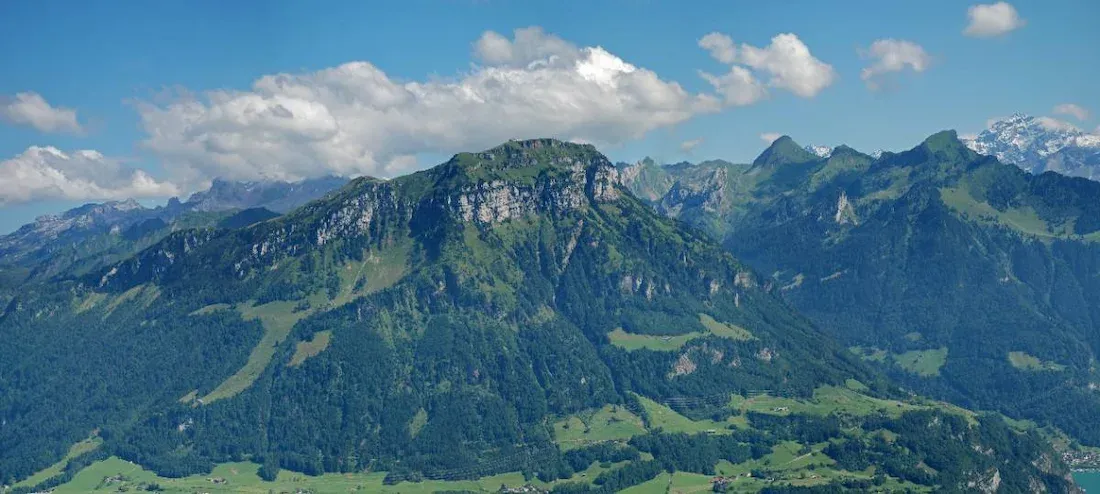
#> input picture geeksforgeeks/content/Sample_CV.webp, 1100 x 494 px, given in place of the camera
$ jupyter execute --allow-errors cam.ipynb
#> lines starting #> are read from the running program, lines starting #| are printed output that depends on the picture; after the words box and inside, x2 and y2 are one past the last pixel; in counts of white or black regions, pixels touching at a corner belong together
#> further down, frame is the input picture: shape (494, 1100, 3); mean B, G, R 139.5, 117.2, 77
[cell 1]
import face_recognition
import cv2
import numpy as np

print("Starting real-time face detection...")
print("Press 'Q' to quit")

# Initialize webcam
cap = cv2.VideoCapture(0)

#> (the rest of this cell did not finish here and is left out)

[cell 2]
import cv2

# Test camera access
cap = cv2.VideoCapture(0)

if cap.isOpened():
    print("✅ Camera accessed successfully!")
    ret, frame = cap.read()
    if ret:
        print("✅ Frame captured successfully!")
        print(f"Frame shape: {frame.shape}")
#| Frame shape: (494, 1100, 3)
#> `frame = cv2.flip(frame, 1)`:
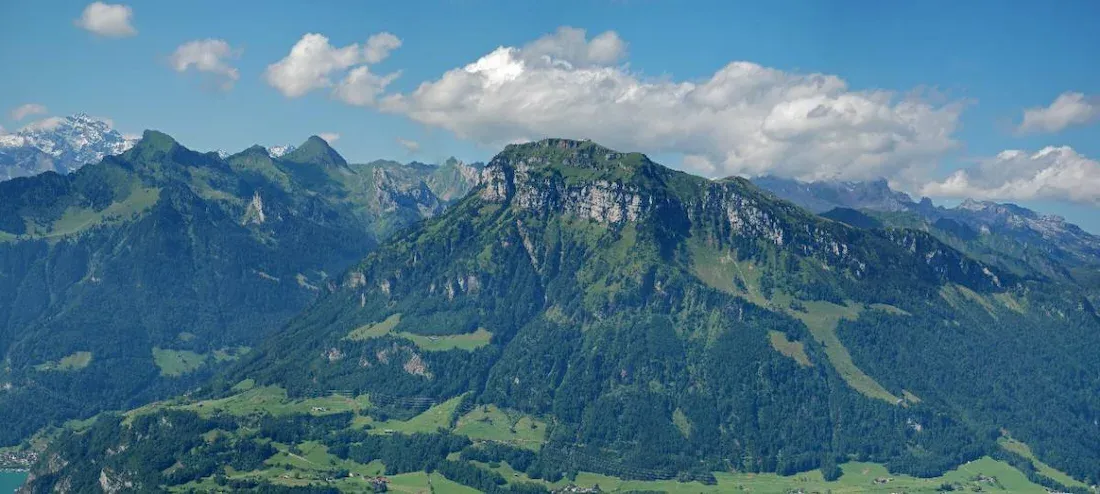
#> frame: shape (494, 1100, 3); mean B, G, R 139.5, 117.2, 77
    else:
        print("❌ Could not read frame")
    cap.release()
else:
    print("❌ Could not access camera - check permissions")

[cell 3]
import cv2

cap = cv2.VideoCapture(0)
print("Testing camera...")

if cap.isOpened():
    print("Press any key to test camera (will show for 2 seconds)")
    ret, frame = cap.read()
    if ret:
        cv2.imshow('Camera Test - Press any key', frame)
        cv2.waitKey(2000)
        cv2.destroyAllWindows()
        print("✅ Camera test passed!")
    else:
        print("❌ Could not capture frame")
else:
    print("❌ Camera not accessible")

cap.release()

[cell 4]
import cv2
import face_recognition
import numpy as np

# Use macOS-specific backend
cap = cv2.VideoCapture(0, cv2.CAP_AVFOUNDATION)

if not cap.isOpened():
    print("❌ CAP_AVFOUNDATION failed, trying other backends...")
    cap = cv2.VideoCapture(0, cv2.CAP_ANY)

print("✅ Camera initialized. Starting face detection...")
print("Press 'Q' to quit")

#> (the rest of this cell did not finish here and is left out)

[cell 5]
import cv2
import face_recognition
import time

print("Opening camera with face detection...")
print("Press 'Q' to quit")

cap = cv2.VideoCapture(0, cv2.CAP_AVFOUNDATION)
time.sleep(2)  # Camera initialization

if not cap.isOpened():
    print("❌ Camera not accessible")
    exit()

print("✅ Camera ready! Looking for faces...")

#> (the rest of this cell did not finish here and is left out)

[cell 6]
import cv2
import time

# THIS ONE WORKS WELLLLL

print("Opening camera with very low resolution...")

cap = cv2.VideoCapture(0, cv2.CAP_AVFOUNDATION)
time.sleep(2)

# Very low resolution for maximum speed
cap.set(cv2.CAP_PROP_FRAME_WIDTH, 320)   # 320x240 (very fast)
cap.set(cv2.CAP_PROP_FRAME_HEIGHT, 240)
cap.set(cv2.CAP_PROP_FPS, 15)            # Lower frame rate

if not cap.isOpened():
    print("❌ Camera not accessible")
    exit()

print("✅ This should be very smooth!")

try:
    while True:
        ret, frame = cap.read()
        if not ret:
            break

        frame = cv2.flip(frame, 1)
        cv2.putText(frame, "Low Res - Press Q", (10, 20),
                   cv2.FONT_HERSHEY_SIMPLEX, 0.5, (0, 255, 0), 1)
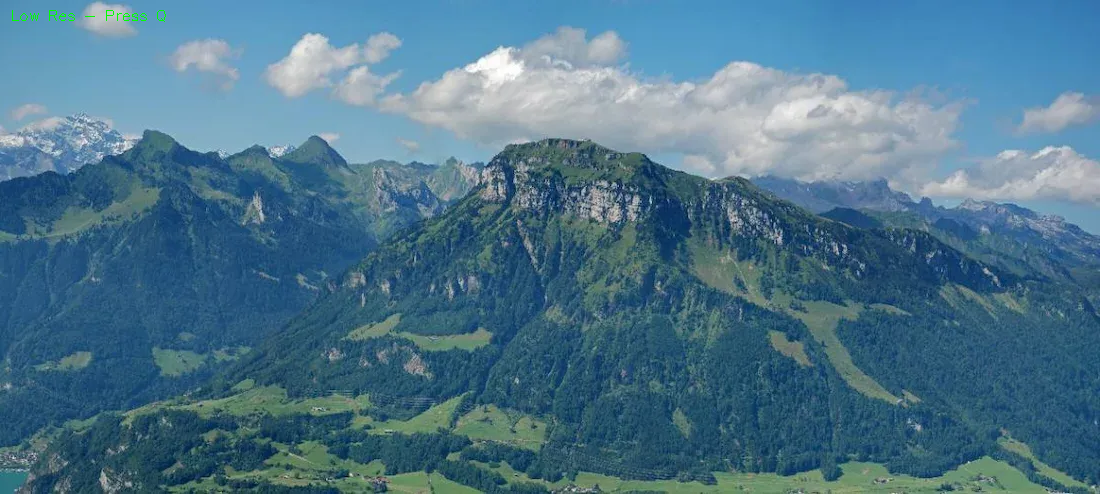
#> frame: shape (494, 1100, 3); 0.05% of pixels changed, all inside (x1, y1, x2, y2) = (12, 10, 166, 22)

        cv2.imshow('Low Resolution Camera', frame)

        if cv2.waitKey(1) & 0xFF == ord('q'):
#> (key q is pressed here)
            break

finally:
    cap.release()
    cv2.destroyAllWindows()

[cell 7]
import cv2
import numpy as np
import time

print("Opening camera with color recognition...")
print("Press 'Q' to quit")

cap = cv2.VideoCapture(0, cv2.CAP_AVFOUNDATION)
time.sleep(2)

# Set optimized resolution
cap.set(cv2.CAP_PROP_FRAME_WIDTH, 640)
cap.set(cv2.CAP_PROP_FRAME_HEIGHT, 480)

if not cap.isOpened():
    print("❌ Camera not accessible")
    exit()

print("✅ Camera ready! Show me dark green or yellow objects!")

# Define color ranges in HSV (Better for color detection)
def get_color_ranges():
    # Dark Green in HSV
    dark_green_lower = np.array([35, 50, 50])
    dark_green_upper = np.array([85, 255, 255])

    # Yellow in HSV
    yellow_lower = np.array([20, 100, 100])
    yellow_upper = np.array([30, 255, 255])

    return dark_green_lower, dark_green_upper, yellow_lower, yellow_upper

def detect_colors(frame):
    # Convert to HSV color space (better for color detection)
    hsv = cv2.cvtColor(frame, cv2.COLOR_BGR2HSV)
#> hsv: shape (494, 1100, 3); mean H, S, V 98.9, 124, 140.9

    # Get color ranges
    dg_lower, dg_upper, y_lower, y_upper = get_color_ranges()

    # Create masks for each color
    dark_green_mask = cv2.inRange(hsv, dg_lower, dg_upper)
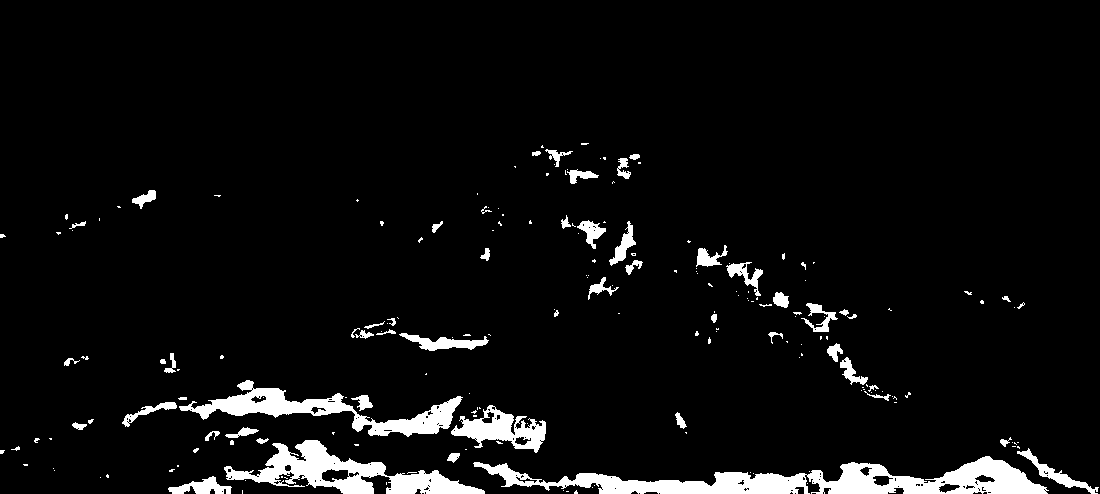
#> dark_green_mask: shape (494, 1100); 5.5% white; 199 white regions (142 under 20 px)
    yellow_mask = cv2.inRange(hsv, y_lower, y_upper)
#> yellow_mask: shape (494, 1100); every value is 0

    # Find contours for each color
    dark_green_contours, _ = cv2.findContours(dark_green_mask, cv2.RETR_EXTERNAL, cv2.CHAIN_APPROX_SIMPLE)
#> dark_green_contours = 198 contours, 153 with area under 20; largest, box (x1, y1, x2, y2) and area: (473, 456, 1049, 494) 9142, (224, 440, 485, 494) 5124, (179, 380, 463, 437) 4312, (451, 405, 546, 453) 2046, (399, 333, 489, 351) 620
    yellow_contours, _ = cv2.findContours(yellow_mask, cv2.RETR_EXTERNAL, cv2.CHAIN_APPROX_SIMPLE)
#> yellow_contours = []

    return dark_green_contours, yellow_contours

try:
    while True:
        ret, frame = cap.read()
        if not ret:
            break

        # Flip for mirror effect
        frame = cv2.flip(frame, 1)

        # Detect colors
        dark_green_contours, yellow_contours = detect_colors(frame)
#> yellow_contours = []

        # Draw results for Dark Green
        for contour in dark_green_contours:
            if cv2.contourArea(contour) > 500:  # Only detect larger areas
                x, y, w, h = cv2.boundingRect(contour)
                cv2.rectangle(frame, (x, y), (x+w, y+h), (0, 255, 0), 2)
                cv2.putText(frame, "Dark Green", (x, y-10),
                           cv2.FONT_HERSHEY_SIMPLEX, 0.7, (0, 255, 0), 2)
#> this loop made 198 passes
#> (x, y, w, h) on passes 13, 24, 28, 38, 56, 75, 95: (168, 476, 64, 18), (473, 456, 576, 38), (1017, 448, 82, 46), (224, 440, 261, 54), (451, 405, 95, 48), (179, 380, 284, 57), (399, 333, 90, 18)
#> contour on passes 1, 3, 4, 5, 6, 7: [[566, 491], [568, 491]], [[563, 490]], [[242, 490], [242, 493]], [[592, 487]], [[594, 485]], [[807, 483]]
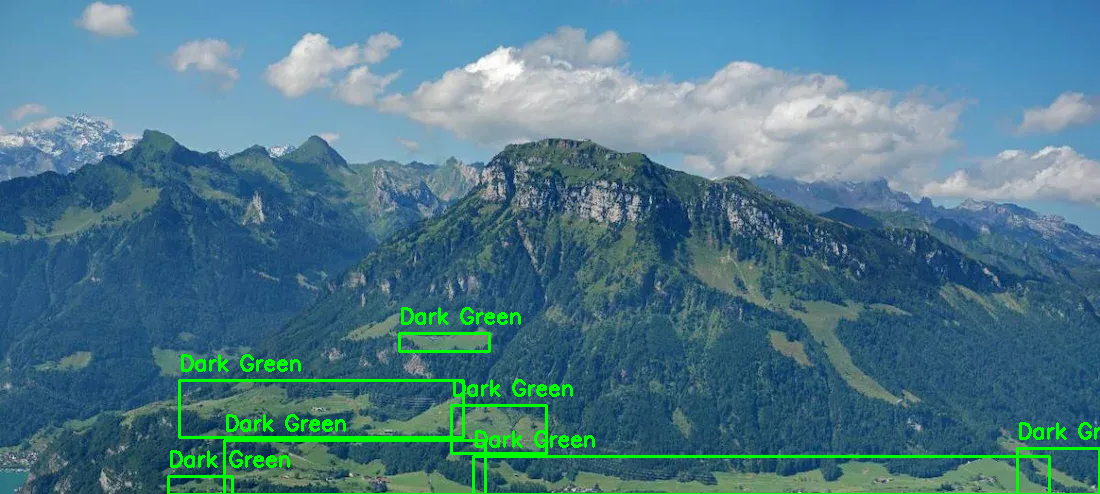
#> frame: shape (494, 1100, 3); 2.52% of pixels changed, all inside (x1, y1, x2, y2) = (167, 307, 1100, 494)

        # Draw results for Yellow
        for contour in yellow_contours:
            if cv2.contourArea(contour) > 500:  # Only detect larger areas
                x, y, w, h = cv2.boundingRect(contour)
                cv2.rectangle(frame, (x, y), (x+w, y+h), (0, 255, 255), 2)
                cv2.putText(frame, "Yellow", (x, y-10),
                           cv2.FONT_HERSHEY_SIMPLEX, 0.7, (0, 255, 255), 2)
#> this loop made 0 passes

        # Display color counts
        cv2.putText(frame, f"Dark Green: {len(dark_green_contours)}", (10, 30),
                   cv2.FONT_HERSHEY_SIMPLEX, 0.7, (0, 255, 0), 2)
        cv2.putText(frame, f"Yellow: {len(yellow_contours)}", (10, 60),
                   cv2.FONT_HERSHEY_SIMPLEX, 0.7, (0, 255, 255), 2)
        cv2.putText(frame, "Press 'Q' to quit", (10, 90),
                   cv2.FONT_HERSHEY_SIMPLEX, 0.5, (255, 255, 255), 1)
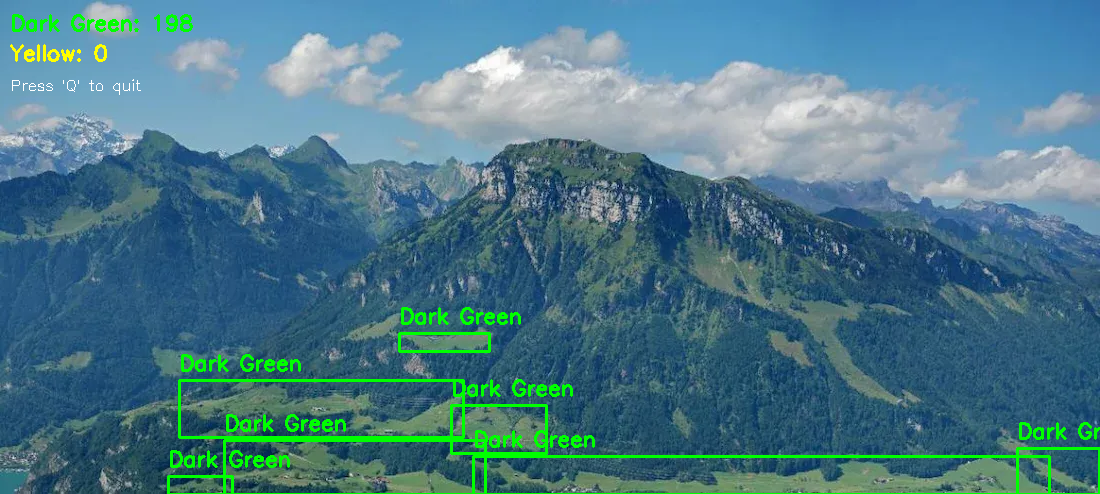
#> frame: shape (494, 1100, 3); mean B, G, R 136.3, 121.8, 75.7

        cv2.imshow('Color Recognition - Dark Green & Yellow', frame)

        if cv2.waitKey(1) & 0xFF == ord('q'):
#> (key q is pressed here)
            break

finally:
    cap.release()
    cv2.destroyAllWindows()
    print("✅ Color recognition session ended")
